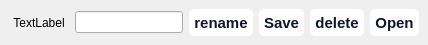
<?xml version="1.0" encoding="UTF-8"?>
<ui version="4.0">
 <class>materialNavCell</class>
 <widget class="QWidget" name="materialNavCell">
  <property name="geometry">
   <rect>
    <x>0</x>
    <y>0</y>
    <width>428</width>
    <height>45</height>
   </rect>
  </property>
  <property name="sizePolicy">
   <sizepolicy hsizetype="Preferred" vsizetype="Fixed">
    <horstretch>0</horstretch>
    <verstretch>0</verstretch>
   </sizepolicy>
  </property>
  <property name="minimumSize">
   <size>
    <width>0</width>
    <height>45</height>
   </size>
  </property>
  <property name="windowTitle">
   <string>Form</string>
  </property>
  <property name="styleSheet">
   <string notr="true">

/* CSS */
QPushButton {
  background-color: #fff;
  border: 0 solid #e2e8f0;
  border-radius: 5px;
  color: #0d172a;
  font-family: &quot;Basier circle&quot;,-apple-system,system-ui,&quot;Segoe UI&quot;,Roboto,&quot;Helvetica Neue&quot;,Arial,&quot;Noto Sans&quot;,sans-serif,&quot;Apple Color Emoji&quot;,&quot;Segoe UI Emoji&quot;,&quot;Segoe UI Symbol&quot;,&quot;Noto Color Emoji&quot;;
  font-size: 15px;
  font-weight: 600;
  line-height: 1;
  padding: 5px 5px;
  text-align: center;
  text-decoration:none #0d172a solid;
}

QPushButton:hover {
  background-color: #1e293b;
  color: #fff;
}


</string>
  </property>
  <layout class="QHBoxLayout" name="horizontalLayout">
   <property name="spacing">
    <number>0</number>
   </property>
   <property name="leftMargin">
    <number>0</number>
   </property>
   <property name="topMargin">
    <number>0</number>
   </property>
   <property name="rightMargin">
    <number>0</number>
   </property>
   <property name="bottomMargin">
    <number>0</number>
   </property>
   <item>
    <widget class="QWidget" name="container" native="true">
     <layout class="QHBoxLayout" name="horizontalLayout_2">
      <item>
       <widget class="QLabel" name="itemName">
        <property name="sizePolicy">
         <sizepolicy hsizetype="Expanding" vsizetype="Preferred">
          <horstretch>0</horstretch>
          <verstretch>0</verstretch>
         </sizepolicy>
        </property>
        <property name="text">
         <string>TextLabel</string>
        </property>
        <property name="alignment">
         <set>Qt::AlignCenter</set>
        </property>
       </widget>
      </item>
      <item>
       <widget class="QLineEdit" name="renameBox">
        <property name="maxLength">
         <number>20</number>
        </property>
       </widget>
      </item>
      <item>
       <widget class="QPushButton" name="renameButton">
        <property name="styleSheet">
         <string notr="true">

/* CSS */
QPushButton {
  background-color: #fff;
  border: 0 solid #e2e8f0;
  border-radius: 5px;
  color: #0d172a;
  font-family: &quot;Basier circle&quot;,-apple-system,system-ui,&quot;Segoe UI&quot;,Roboto,&quot;Helvetica Neue&quot;,Arial,&quot;Noto Sans&quot;,sans-serif,&quot;Apple Color Emoji&quot;,&quot;Segoe UI Emoji&quot;,&quot;Segoe UI Symbol&quot;,&quot;Noto Color Emoji&quot;;
  font-size: 15px;
  font-weight: 600;
  line-height: 1;
  padding: 5px 5px;
  text-align: center;
  text-decoration:none #0d172a solid;
}

QPushButton:hover {
  background-color: #1e293b;
  color: #fff;
}


</string>
        </property>
        <property name="text">
         <string>rename</string>
        </property>
       </widget>
      </item>
      <item>
       <widget class="QPushButton" name="saveButton">
        <property name="text">
         <string>Save</string>
        </property>
       </widget>
      </item>
      <item>
       <widget class="QPushButton" name="ItemDeleteButton">
        <property name="styleSheet">
         <string notr="true">

/* CSS */
QPushButton {
  background-color: #fff;
  border: 0 solid #e2e8f0;
  border-radius: 5px;
  color: #0d172a;
  font-family: &quot;Basier circle&quot;,-apple-system,system-ui,&quot;Segoe UI&quot;,Roboto,&quot;Helvetica Neue&quot;,Arial,&quot;Noto Sans&quot;,sans-serif,&quot;Apple Color Emoji&quot;,&quot;Segoe UI Emoji&quot;,&quot;Segoe UI Symbol&quot;,&quot;Noto Color Emoji&quot;;
  font-size: 15px;
  font-weight: 600;
  line-height: 1;
  padding: 5px 5px;
  text-align: center;
  text-decoration:none #0d172a solid;
}

QPushButton:hover {
  background-color: #1e293b;
  color: #fff;
}


</string>
        </property>
        <property name="text">
         <string>delete</string>
        </property>
       </widget>
      </item>
      <item>
       <widget class="QPushButton" name="ItemOpenButton">
        <property name="styleSheet">
         <string notr="true">

/* CSS */
QPushButton {
  background-color: #fff;
  border: 0 solid #e2e8f0;
  border-radius: 5px;
  color: #0d172a;
  font-family: &quot;Basier circle&quot;,-apple-system,system-ui,&quot;Segoe UI&quot;,Roboto,&quot;Helvetica Neue&quot;,Arial,&quot;Noto Sans&quot;,sans-serif,&quot;Apple Color Emoji&quot;,&quot;Segoe UI Emoji&quot;,&quot;Segoe UI Symbol&quot;,&quot;Noto Color Emoji&quot;;
  font-size: 15px;
  font-weight: 600;
  line-height: 1;
  padding: 5px 5px;
  text-align: center;
  text-decoration:none #0d172a solid;
}

QPushButton:hover {
  background-color: #1e293b;
  color: #fff;
}


</string>
        </property>
        <property name="text">
         <string>Open</string>
        </property>
       </widget>
      </item>
     </layout>
    </widget>
   </item>
  </layout>
 </widget>
 <resources/>
 <connections/>
</ui>
